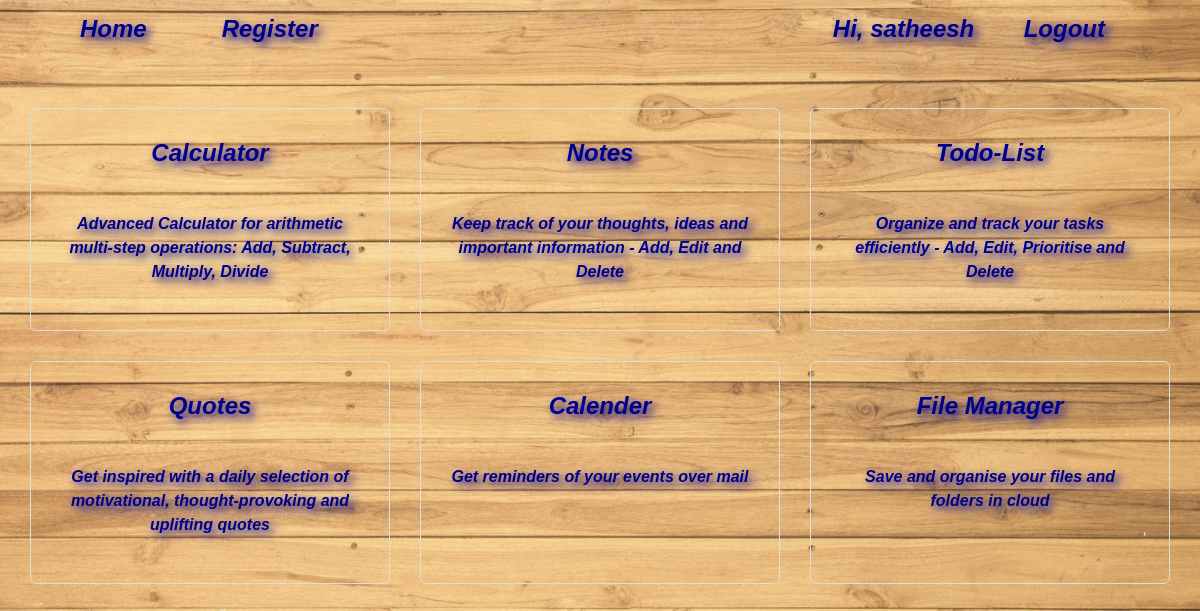
The app's page / (signed in) with its own data.
### home/models.py (models this page shows)
class Application(models.Model):
    name = models.CharField(max_length=100)
    url = models.CharField(max_length=100, default='')
    description = models.CharField(max_length=500)

### home/views.py (the view)
# urls.py: path('', views.index, name= "index")
def index(request):
    applications = Application.objects.all()
    return render(request, 'index.html', {'apps': applications})

### templates/index.html (shortened to what this page needs)
{% extends 'background.html' %}
{% block content %}
<div class="app-content">
    <div class="home-layout">
        {% for app in apps %}
        {% if user.is_authenticated %}
            <a class="panel" href="{{app.url}}">
                <h2>{{app.name}}</h2><br>
                <p>{{app.description}}</p>
            </a>
        {% else %}
            <a class="panel" href="{% url 'login' %}">
                <h2>{{app.name}}</h2>
                <p>{{app.description}}</p>
            </a>
        {% endif %}
        {% endfor %}
    </div>
</div>
{% endblock %}

### templates/background.html (shortened to what this page needs)
{% load static %}
<!DOCTYPE html>
<html lang="en">
<head>
    <link rel="stylesheet" href="{% static 'bootstrap.css' %}">
    <link rel="stylesheet" href="{% static 'css/all.min.css' %}">
    <link rel="stylesheet" href="{% static 'style.css' %}">
</head>
<body>
    <div class="layout">
        <div class="navbar-container">
            <nav>
                <ul class="navbar-left">
                    <li><a href="/">Home</a></li>
                    <li><a href="{% url 'register' %}">Register</a></li>
                </ul>
                <div class="nav-header">
                    <h1>{% block page_title %}{% endblock %}</h1>
                </div>
                <ul class="navbar-right">
                    <li>
                        <div>
                            {% if user.is_authenticated %}
                            <span class="user_greet" style="margin-right:15px;">Hi, {{ user.first_name }}</span>
                            <a href="{% url 'logout' %}">Logout</a>
                            {% else %}
                            <a href="{% url 'login' %}">Login</a>
                            {% endif %}
                        </div>
                    </li>
                </ul>
            </nav>
        </div>
        {% block content %}
        {% endblock %}
    </div>
</body>
</html>

### static/style.css (style rules this page uses)
* { margin: 0; padding: 0; box-sizing: border-box; }
body { justify-content: center; align-items: center; margin: 0; background-color: #f0f0f0; font-family: Arial, sans-serif; }
.layout { display: flex; flex-direction: column; padding: 30px; }
.app-content { display: flex; justify-content: center; align-items: center; flex-wrap: wrap; }
h1 { padding: 15px; text-align: center; font-size: 30px; font-family: Arial, Helvetica, sans-serif; font-weight: bolder; font-style: italic; color: darkblue; text-shadow: 4px 4px 10px darkblue; }
.navbar-container { background-color: rgba(0, 0, 0, 0); }
nav { display: flex; width: 100%; justify-content: space-between; align-items: center; padding: 10px 20px; position: sticky; top: 0; z-index: 1000; margin-top: -30px; }
.navbar-left, .navbar-right { display: flex; list-style-type: none; padding: 0; margin: 0; }
nav ul li { margin-right: 15px; }
nav ul li a { margin: 0 20px; text-decoration: none; font-size: 24px; font-family: Arial, Helvetica, sans-serif; font-weight: bolder; font-style: italic; color: darkblue; text-shadow: 4px 4px 10px darkblue; border-radius: 6px; box-sizing: border-box; text-align: center; transition: background-color 0.3s, border-color 0.3s; padding: 5px 10px; }
.nav-header { text-align: center; flex-grow: 1; }
.user_greet { margin: 0 20px; text-align: center; text-decoration: none; font-size: 24px; font-family: Arial, Helvetica, sans-serif; font-weight: bolder; font-style: italic; color: darkblue; text-shadow: 4px 4px 10px darkblue; }
.home-layout { display: grid; grid-template-columns: repeat(3, 1fr); justify-content: center; gap: 30px; margin-top: 50px; }
.panel { padding: 30px; background-color: rgba(0, 0, 0, 0); border: 1px solid #ddd; border-radius: 6px; box-sizing: border-box; text-align: center; font-family: Arial, Helvetica, sans-serif; font-weight: bolder; font-style: italic; color: darkblue; text-shadow: 4px 4px 10px darkblue; text-decoration: none; transition: transform 0.3s, background-color 0.3s, border-color 0.3s; }
.panel h2 { margin-bottom: 20px; font-size: 1.5rem; font-weight: bold; }
.panel p { font-size: 1rem; line-height: 1.5; }

### records on screen
Application: name "Calculator", description "Advanced Calculator for arithmetic multi-step operations: Add, Subtract, Multiply, Divide"
Application: name "Notes", description "Keep track of your thoughts, ideas and important information - Add, Edit and Delete"
Application: name "Todo-List", description "Organize and track your tasks efficiently - Add, Edit, Prioritise and Delete"
Application: name "Quotes", description "Get inspired with a daily selection of motivational, thought-provoking and uplifting quotes"
Application: name "Calender", description "Get reminders of your events over mail"
Application: name "File Manager", description "Save and organise your files and folders in cloud"

### other values on screen
{{ user.first_name }} "satheesh"
